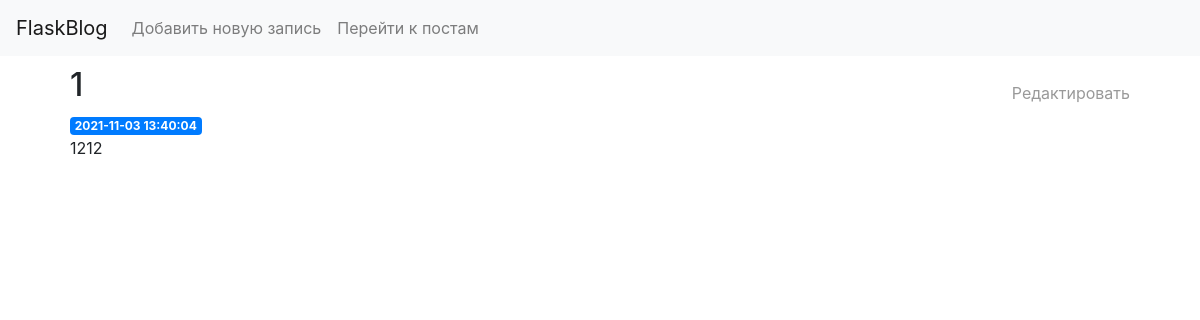
Before: /posts/14 with the older database file.
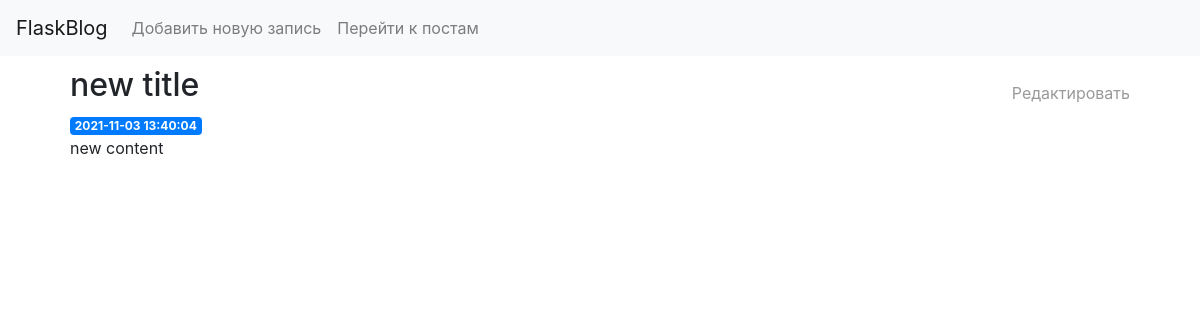
After: the same page with the newer database file.
### tables this page shows
CREATE TABLE posts
(
    id      INTEGER PRIMARY KEY AUTOINCREMENT,
    created TIMESTAMP NOT NULL DEFAULT CURRENT_TIMESTAMP,
    title   TEXT      NOT NULL,
    content TEXT      NOT NULL
);

### app.py (the view, shortened to what this page needs)
@app.route('/posts/', methods=('GET', 'POST', 'DELETE', 'PATCH'))
@app.route('/posts/<int:post_id>')
def posts_api(post_id=None):
    conn = get_db_connection()
    if request.method == 'GET':
        if post_id:
            post = get_post(post_id)
            return render_template('posts-detail.html', post=post)
        else:
            posts = conn.execute('SELECT * FROM posts').fetchall()
            return render_template('posts-list.html', posts=posts)
    else:
        flash('Method not allowed')
        return redirect(url_for('index'))

### app.py (called while the page is built)
def get_db_connection():
    conn = sqlite3.connect('database.db')
    conn.row_factory = sqlite3.Row
    return conn

def get_post(post_id):
    conn = get_db_connection()
    post = conn.execute('SELECT * FROM posts WHERE id = ?',
                        (int(post_id),)).fetchone()
    conn.close()
    if post is None:
        abort(404)
    return post

### templates/posts-detail.html (shortened to what this page needs)
{% extends 'base.html' %}
{% block content %}
    <div class="container">
        <div class="flipper" id="target">
          <div class="front">
            <a href="#target" class="home button btn_edit">Редактировать</a>
            <h2>{{ post['title'] }}</h2>
            <span class="badge badge-primary">{{ post['created'] }}</span>
            <p>{{ post['content'] }}</p>
            {% set edit_post = 'edit-' + post['id']|string %}
            </div>
          <div class="back">
            <div class="inner">
                <a href="#close" class="btn_back">Назад</a>
                <form method="post" action="{{ url_for('posts_api', post_id=post['id'], _method='PATCH') }}">
                    <div class="form-group">
                        <label for="title">Название</label>
                    </div>
                </form>
              </div>
            </div>
          </div>
      </div>
{% endblock %}

Changed rows visible on the page:
changed posts: title "1" → "new title"; content "1212" → "new content"
